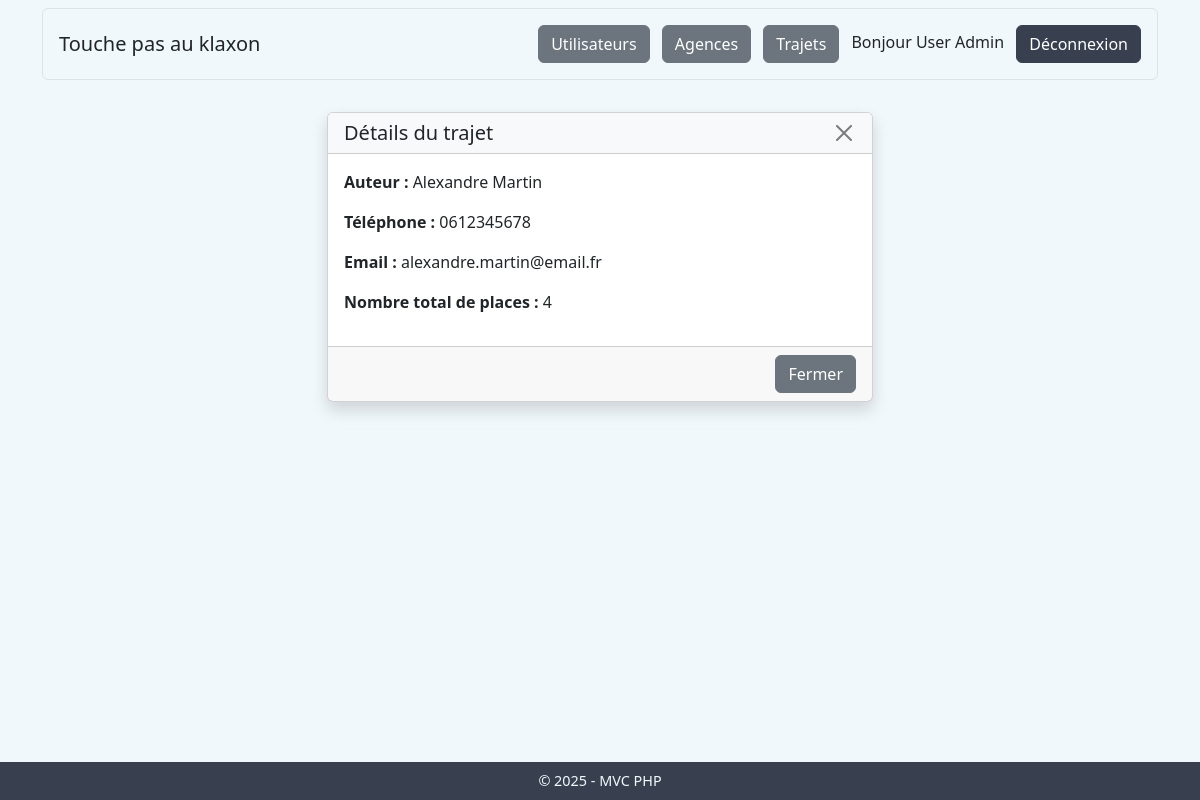
The app's page /ride/show/1 (signed in) with its own data.
### tables this page shows
CREATE TABLE `rides` (
  `id` int(11) NOT NULL AUTO_INCREMENT,
  `departure_agency_id` int(11) NOT NULL,
  `arrival_agency_id` int(11) NOT NULL,
  `departure_datetime` datetime NOT NULL,
  `arrival_datetime` datetime NOT NULL,
  `total_seats` int(11) NOT NULL,
  `available_seats` int(11) NOT NULL,
  `user_id` int(11) NOT NULL,
  PRIMARY KEY (`id`),
  KEY `departure_agency_id` (`departure_agency_id`),
  KEY `arrival_agency_id` (`arrival_agency_id`),
  KEY `user_id` (`user_id`),
  CONSTRAINT `rides_ibfk_1` FOREIGN KEY (`departure_agency_id`) REFERENCES `agencies` (`id`),
  CONSTRAINT `rides_ibfk_2` FOREIGN KEY (`arrival_agency_id`) REFERENCES `agencies` (`id`),
  CONSTRAINT `rides_ibfk_3` FOREIGN KEY (`user_id`) REFERENCES `users` (`id`)
);

CREATE TABLE `users` (
  `id` int(11) NOT NULL AUTO_INCREMENT,
  `lastname` varchar(100) NOT NULL,
  `firstname` varchar(100) NOT NULL,
  `email` varchar(255) NOT NULL,
  `password` varchar(255) NOT NULL,
  `phone` varchar(20) DEFAULT NULL,
  `is_admin` tinyint(1) NOT NULL DEFAULT 0,
  PRIMARY KEY (`id`),
  UNIQUE KEY `email` (`email`)
);

### app/core/Controller.php (called while the page is built, shortened)
<?php
class Controller {
    protected function model(string $model): object {
        return new $model();
    }
    protected function view(string $view, array $data = []): void {
        extract($data);
        require_once ROOT_PATH . '/app/views/' . $view . '.php';
    }
}

### app/controllers/RideController.php (called while the page is built, shortened)
<?php
class RideController extends Controller {
    private Ride $rideModel;
    public function __construct() {
        $this->rideModel = $this->model('Ride');
    }
    public function show(int $id): void {
        $ride = $this->rideModel->getRideById($id);
        $data = [
            'title' => 'Détails du trajet',
            'ride' => $ride
        ];
        $this->view('rides/show', $data);
    }
}

### app/core/App.php (called while the page is built, shortened)
<?php
class App {
    protected string $method = 'index';
    public function __construct() {
        $url = $this->parseUrl();
        if (isset($url[0]) && file_exists(ROOT_PATH . '/app/controllers/' . ucfirst($url[0]) . 'Controller.php')) {
            unset($url[0]);
        }
        $this->controller = new $this->controllerName();
        if (isset($url[1]) && method_exists($this->controller, $url[1])) {
            $this->method = $url[1];
            unset($url[1]);
        }
        $this->params = $url ? array_values($url) : [];
        call_user_func_array([$this->controller, $this->method], $this->params);
    }
    private function parseUrl(): array {
        if (isset($_GET['url'])) {
            $url = rtrim($_GET['url'], '/');
            $url = filter_var($url, FILTER_SANITIZE_URL);
            $url = explode('/', $url);
            return $url;
        }
        return [];
    }
}

### public/index.php (called while the page is built, shortened)
<?php
require_once ROOT_PATH . '/app/core/App.php';
require_once ROOT_PATH . '/app/core/Controller.php';
require_once ROOT_PATH . '/app/database/Database.php';
$app = new App();

### app/database/Database.php (called while the page is built, shortened)
<?php
class Database {
    private static ?Database $instance = null;
    private ?PDO $connection = null;
    private function __construct() {
        try {
            $dsn = 'mysql:host=' . DB_HOST . ';dbname=' . DB_NAME . ';charset=utf8mb4';
            $options = [
                PDO::ATTR_ERRMODE => PDO::ERRMODE_EXCEPTION,
                PDO::ATTR_DEFAULT_FETCH_MODE => PDO::FETCH_ASSOC,
                PDO::ATTR_EMULATE_PREPARES => false
            ];
            $this->connection = new PDO($dsn, DB_USER, DB_PASS, $options);
        } catch (PDOException $e) {
            echo "Erreur de connexion à la base de données : " . $e->getMessage();
            die();
        }
    }
    public static function getInstance(): Database {
        if (self::$instance === null) {
            self::$instance = new self();
        }
        return self::$instance;
    }
    public function single(string $query, array $params = []): array|false {
        $stmt = $this->connection->prepare($query);
        $stmt->execute($params);
        return $stmt->fetch();
    }
}

### app/models/Ride.php (called while the page is built, shortened)
<?php
class Ride {
    private Database $db;
    public function __construct() {
        $this->db = Database::getInstance();
    }
    public function getRideById(int $id): array|false {
        $query = "SELECT r.*,
                    a1.name AS departure_agency_name,
                    a2.name AS arrival_agency_name,
                    u.firstname, u.lastname, u.email, u.phone
                FROM rides r
                JOIN agencies a1 ON r.departure_agency_id = a1.id
                JOIN agencies a2 ON r.arrival_agency_id = a2.id
                JOIN users u ON r.user_id = u.id
                WHERE r.id = :id";
        return $this->db->single($query, ['id' => $id]);
    }
}

### app/views/rides/show.php (the view, shortened to what this page needs)
<div class="container">
    <div class="row justify-content-center">
        <div class="col-md-6">
            <div class="card shadow">
                <div class="card-header bg-light d-flex justify-content-between align-items-center">
                    <h5 class="mb-0">Détails du trajet</h5>
                    <button type="button" class="btn-close" aria-label="Close" onclick="window.history.back()"></button>
                </div>
                <div class="card-body">
                    <p><strong>Auteur :</strong> <?= htmlspecialchars($ride['firstname'] . ' ' . $ride['lastname']) ?></p>
                    <p><strong>Téléphone :</strong> <?= htmlspecialchars($ride['phone']) ?></p>
                    <p><strong>Email :</strong> <?= htmlspecialchars($ride['email']) ?></p>
                    <p><strong>Nombre total de places :</strong> <?= $ride['total_seats'] ?></p>
                </div>
                <div class="card-footer text-end">
                    <a href="<?= BASE_URL ?>home/index" class="btn btn-secondary">Fermer</a>
                </div>
            </div>
        </div>
    </div>
</div>
<?php
require_once ROOT_PATH . '/app/views/layouts/default.php';
?>

### records on screen
rides: user.lastname "Alexandre Martin", user.phone "0612345678", user.email "alexandre.martin@email.fr", total_seats "4"

### other values on screen
$_SESSION['user_firstname'] . ' ' . $_SESSION['user_lastname'] "User Admin"
